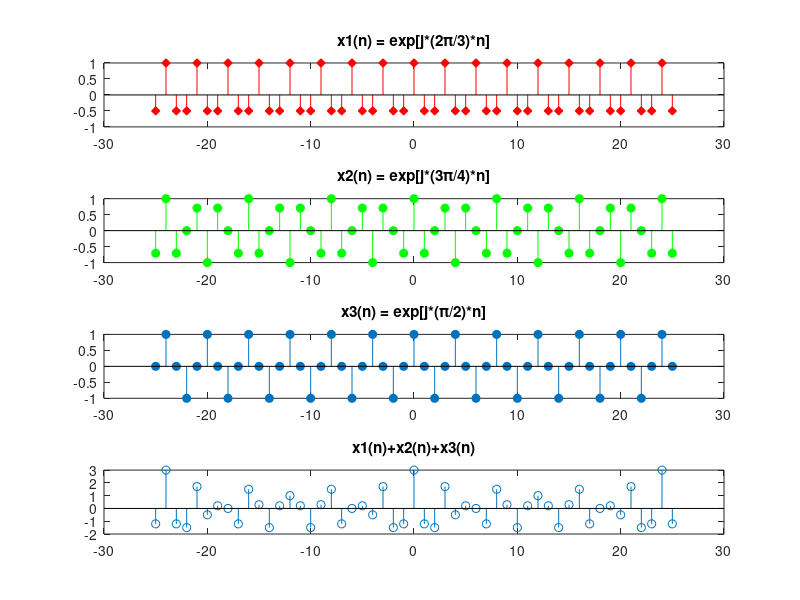

Here is the MATLAB script that generated this plot: (Note: this script raises an error after producing the figure.)
clc;
clear;

%     109030012  卓鈺博
%     109030015  朱緯騰
%     109034030  凃光庭

%% Q1Q1Q1Q1Q1Q1Q1Q1Q1Q1Q1Q1Q1Q1Q1Q1Q1Q1Q1Q1Q1Q1Q1Q1Q1Q1Q1Q1Q1Q1Q1Q1Q1Q1Q1Q1Q1Q1Q1Q1Q1Q1

n = -25 : 25;

x1n = exp(1j*(2*pi/3)*n);
figure(1);
subplot(4, 1, 1);
stem(n, x1n, 'filled','diamondr')
title('x1(n) = exp[j*(2\pi/3)*n]');

x2n = exp(1j*(3*pi/4)*n);
subplot(4, 1, 2);
stem(n, x2n, 'filled', 'g')
title('x2(n) = exp[j*(3\pi/4)*n]');

x3n = exp(1j*(1*pi/2)*n);
subplot(4, 1, 3);
stem(n, x3n, 'filled')
title('x3(n) = exp[j*(\pi/2)*n]');

sumn = x1n + x2n + x3n;
subplot(4, 1, 4);
stem(n, sumn)
title('x1(n)+x2(n)+x3(n)');

%% Q2Q2Q2Q2Q2Q2Q2Q2Q2Q2Q2Q2Q2Q2Q2Q2Q2Q2Q2Q2Q2Q2Q2Q2Q2Q2Q2Q2Q2Q2Q2Q2Q2Q2Q2Q2Q2Q2Q2Q2Q2Q2

n = -10: 10;
xn = n .* (n >= -2 & n <= 2) + 0 .* (n > 2 & n < -2);
xn_rev = fliplr(xn);

%找到time reverse後第一個有值的位置
for counter = 2 : length(n)
    if xn_rev(1, counter - 1) == 0 && xn_rev(1, counter) ~= 0
        rev_impulse_start_before_shift = counter;
        break;
    end
end

%標記第一個不為零的位置
counter = 1;
while(1)
    if(xn(1, counter) ~= 0)
        have_value = counter;
        break;
    end
    counter = counter + 1;
end

%讓整張圖移到最左側
while(1)
    xn_rev = circshift(xn_rev, 1);
    if(xn_rev(1, (end - 1)) == 0  && xn_rev(1, end) == 0 && xn_rev(1, 1) ~= 0)
        break;
    end
end

% 相乘不為零時停下來
while(1)
    xn_rev = circshift(xn_rev, 1);

    if(sum(xn .* xn_rev, 'all') ~= 0)
        break;
    end
end

%找到time reverse後且shifting後第一個有值的位置
for counter = 2 : length(n)
    if xn_rev(1, counter - 1) == 0 && xn_rev(1, counter) ~= 0
        rev_impulse_start_after_shift = counter;
        break;
    end
end

middle = round(length(n) / 2); %找到中點位置
begin = middle - (rev_impulse_start_before_shift -rev_impulse_start_after_shift); %找到起始作圖位置

autocon = zeros(1, length(n)); %產生零矩陣
while(1)
    
    autocon(1, begin) = sum(xn_rev .* xn, 'all');

    if(autocon(1, begin) == 0)
        break;
    end

    begin = begin + 1;
    xn_rev = circshift(xn_rev, 1);

end

figure(2);
subplot(2, 1, 1);
stem(n, xn)
title('x[n]');

subplot(2, 1, 2);
stem(n, autocon)
title('x[n] * x[n]');

%% Q3Q3Q3Q3Q3Q3Q3Q3Q3Q3Q3Q3Q3Q3Q3Q3Q3Q3Q3Q3Q3Q3Q3Q3Q3Q3Q3Q3Q3Q3Q3Q3Q3Q3Q3Q3Q3Q3Q3Q3Q3Q3

step = 0.01; %設定間隔
t = -10 : step : 10;

x = t .* (t >= 0 & t <= 4) + 0 .* (t > 4 & t < 0);
figure(3);
subplot(3, 1, 1);
plot(t, x)
title('x(t)');

h = t .^ 3 .* (t >= -1 & t <= 2) + 0 .* (t < -1 & t > 2);
subplot(3, 1, 2);
plot(t, h)
title('h(t)');

h_rev = fliplr(h);

%找到time reverse後第一個有值的位置
for counter = 2 : length(t)
    if h_rev(1, counter - 1) == 0 && h_rev(1, counter) ~= 0
        rev_impulse_start_before_shift = counter;
        break;
    end
end

%標記x第一個不為零的位置
counter = 1;
while(1)
    if(x(1, counter) ~= 0)
        have_value = counter;
        break;
    end
    counter = counter + 1;
end

%讓h_rev整張圖移到最左側
while(1)
    h_rev = circshift(h_rev, 1);
    if(h_rev(1, (end - 1)) == 0  && h_rev(1, end) == 0 && h_rev(1, 1) ~= 0)
        break;
    end
end

% 相乘不為零時停下來
while(1)
    h_rev = circshift(h_rev, 1);

    if(sum(x .* h_rev, 'all') ~= 0)
        break;
    end
end

%找到time reverse後且shifting後第一個有值的位置
for counter = 2 : length(t)
    if h_rev(1, counter - 1) == 0 && h_rev(1, counter) ~= 0
        rev_impulse_start_after_shift = counter;
        break;
    end
end

middle = round(length(t) / 2); %找到中點位置
begin = middle - (rev_impulse_start_before_shift -...
    rev_impulse_start_after_shift); %找到起始作圖位置


con = zeros(1, length(t)); %產生零矩陣
while(1)
    
    con(1, begin) = sum(h_rev .* x, 'all');

    if(con(1, begin) == 0)
        break;
    end

    begin = begin + 1;
    h_rev = circshift(h_rev, 1);

end

figure(3);
subplot(3, 1, 3);
plot(t, con * step) %將重疊的高度除掉
title('x(t) * h(t)');


%% Q4Q4Q4Q4Q4Q4Q4Q4Q4Q4Q4Q4Q4Q4Q4Q4Q4Q4Q4Q4Q4Q4Q4Q4Q4Q4Q4Q4Q4Q4Q4Q4Q4Q4Q4Q4Q4Q4Q4

step = 0.01;
t = -10: step: 10;

%causal system!!

%impulse response
ht = exp(-2*t) .* heaviside(t); 
figure(4);
subplot(3, 1, 1);
plot(t, ht)
title('h(t)');
ylim([0 2]);

%% first impulse function
%impulse function
delta = 0.5;
xt = 0 .* (t < 0 & t > delta) + 1 / delta .* (t >= 0 & t <= delta);
subplot(3, 1, 2);
plot(t, xt)
title('x(t), \Delta = 0.5');

xt_rev = fliplr(xt);

%找到time reverse後第一個有值的位置
for counter = 2 : length(t)
    if xt_rev(1, counter - 1) == 0 && xt_rev(1, counter) ~= 0
        rev_impulse_start_before_shift = counter;
        break;
    end
end

%doing convolution
%標記第一個不為零的位置
counter = 1;
while(1)
    if(ht(1, counter) ~= 0)
        have_value = counter;
        break;
    end
    counter = counter + 1;
end

%讓整張圖移到最左側
while(1)
    xt_rev = circshift(xt_rev, 1);
    if(xt_rev(1, (end - 1)) == 0  && xt_rev(1, end) == 0 && xt_rev(1, 1) ~= 0)
        break;
    end
end

% 相乘不為零時停下來
while(1)
    xt_rev = circshift(xt_rev, 1);

    if(sum(ht .* xt_rev, 'all') ~= 0)
        break;
    end
end

%找到time reverse後且shifting後第一個有值的位置
for counter = 2 : length(t)
    if xt_rev(1, counter - 1) == 0 && xt_rev(1, counter) ~= 0
        rev_impulse_start_after_shift = counter;
        break;
    end
end

middle = round(length(t) / 2); %找到中點位置
begin = middle - (rev_impulse_start_before_shift -...
    rev_impulse_start_after_shift); %找到起始作圖位置


con = zeros(1, length(t)); %產生零矩陣
%disp(length(t));

while(1)
    
    con(1, begin) = sum(xt_rev .* ht, 'all');

    if(con(1, begin) < 0.001) %因為不可能真的到0，所以要限定一個最小值
        break;
    end

    begin = begin + 1;
    xt_rev = circshift(xt_rev, 1);

end

figure(5);
subplot(2, 1, 1);
plot(t, con * step)
title('h(t) * x(t), \Delta = 0.5');
ylim([0 2]);
set(gca, 'xtick', (-10: 2: 10));
grid on;


%% sencond impulse function


%delta getting smaller
delta = 0.0025;
xt = 0 .* (t < 0 & t > delta) + 1 / delta .* (t >= 0 & t <= delta);
figure(4);
subplot(3, 1, 3);
plot(t, xt)
title('x(t), \Delta =', delta);

xt_rev = fliplr(xt);

%找到time reverse後第一個有值的位置
for counter = 2 : length(t)
    if xt_rev(1, counter - 1) == 0 && xt_rev(1, counter) ~= 0
        rev_impulse_start_before_shift = counter;
        break;
    end
end

%doing convolution
%標記第一個不為零的位置
counter = 1;
while(1)
    if(ht(1, counter) ~= 0)
        have_value = counter;
        break;
    end
    counter = counter + 1;
end

%讓整張圖移到最左側
while(1)
    xt_rev = circshift(xt_rev, 1);
    if(xt_rev(1, (end - 1)) == 0  && xt_rev(1, end) == 0 && xt_rev(1, 1) ~= 0)
        break;
    end
end

% 相乘不為零時停下來
while(1)
    xt_rev = circshift(xt_rev, 1);

    if(sum(ht .* xt_rev, 'all') ~= 0)
        break;
    end
end

%找到time reverse後且shifting後第一個有值的位置
for counter = 2 : length(t)
    if xt_rev(1, counter - 1) == 0 && xt_rev(1, counter) ~= 0
        rev_impulse_start_after_shift = counter;
        break;
    end
end

middle = round(length(t) / 2); %找到中點位置
begin = middle - (rev_impulse_start_before_shift -...
    rev_impulse_start_after_shift); %找到起始作圖位置


con = zeros(1, length(t)); %產生零矩陣
%disp(length(t));

while(1)
    
    con(1, begin) = sum(xt_rev .* ht, 'all');

    if(con(1, begin) < 0.001) %因為不可能真的到0，所以要限定一個最小值
        break;
    end

    begin = begin + 1;
    xt_rev = circshift(xt_rev, 1);

end

figure(5);
subplot(2, 1, 2);
plot(t, con * delta) % if delta < step
title('h(t) * x(t), \Delta =', delta);
ylim([0 2]);
%set(gca, 'xtick', (-10: 2: 10));
grid on;

%最後議題邏輯 yTICK? GAC


































